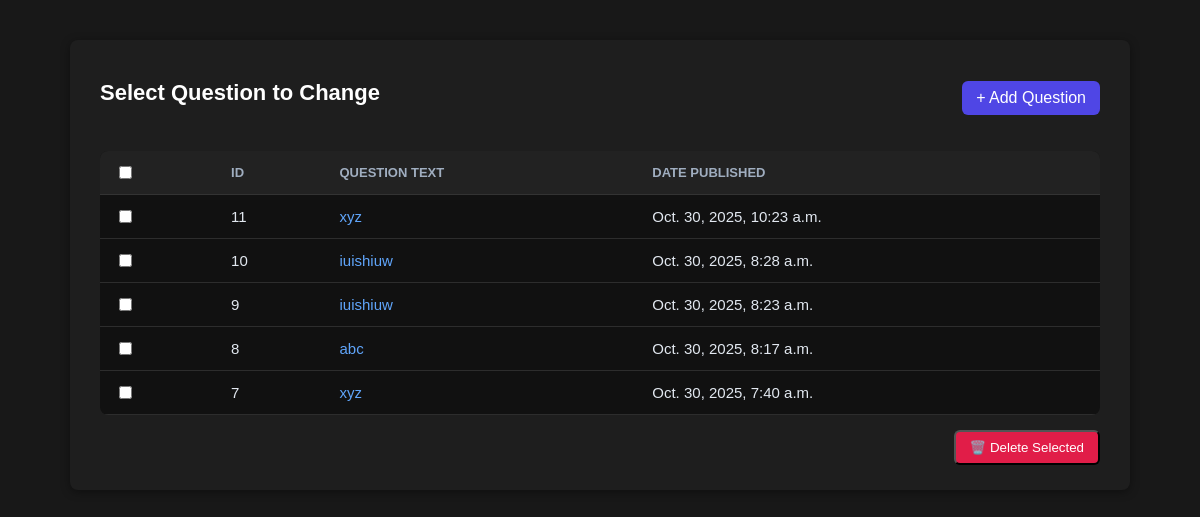
/polls/, run on an earlier commit of the app's database.
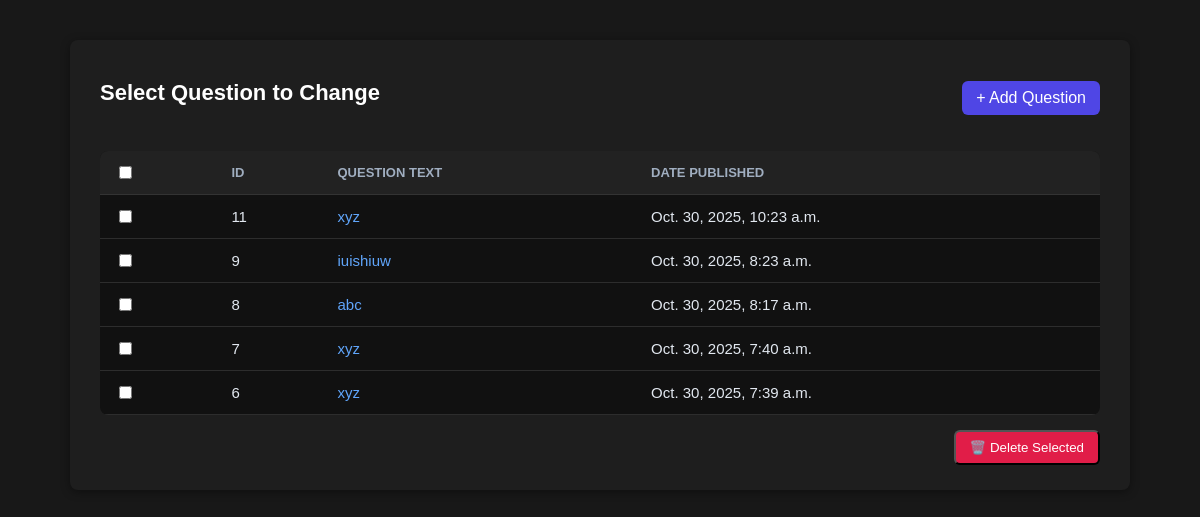
And on a later commit of the database.
### polls/models.py (models this page shows)
class Question(models.Model):
    question_text = models.CharField(max_length=200)
    pub_date = models.DateTimeField("date published",auto_now_add=True)

### polls/views.py (the view)
# urls.py: path('', views.index_view, name='index'),
def index_view(request):
    question_list = Question.objects.order_by("-pub_date")[:5]            # :5 use slicing for get latest five question
    context = {"latest_question_list": question_list}
    return render(request, "polls/index.html", context)

### templates/polls/index.html (shortened to what this page needs)
{% load static %}
<!DOCTYPE html>
<html lang="en">
<head>
</head>
<body>
  <div class="container">
    <div class="top-bar">
      <h1>Select Question to Change</h1>
      <a href="{% url 'polls:add_question' %}" class="btn">+ Add Question</a>
    </div>
    {% if latest_question_list %}
    <form method="POST" action="{% url 'polls:delete_selected' %}">
      <table>
        <thead>
          <tr>
            <th><input type="checkbox" id="select-all"></th>
            <th>ID</th>
            <th>Question Text</th>
            <th>Date Published</th>
          </tr>
        </thead>
        <tbody>
          {% for question in latest_question_list %}
          <tr>
            <td><input type="checkbox" name="selected_polls" value="{{ question.id }}"></td>
            <td>{{ question.id }}</td>
            <td><a href="/polls/{{ question.id }}/">{{ question.question_text }}</a></td>
            <td>{{ question.pub_date|date:"M. d, Y, P" }}</td>
          </tr>
          {% endfor %}
        </tbody>
      </table>
      <div class="actions">
        <button type="submit" class="btn delete-btn">🗑️ Delete Selected</button>
      </div>
    </form>
    {% else %}
      <p class="no-polls">No polls available.</p>
    {% endif %}
  </div>
</body>
</html>

What changed in the data, as far as the page shows it:
removed Question: id "10", question_text "iuishiuw", pub_date "Oct. 30, 2025, 8:28 a.m."
now on this page (row unchanged): Question: id "6", question_text "xyz", pub_date "Oct. 30, 2025, 7:39 a.m."
